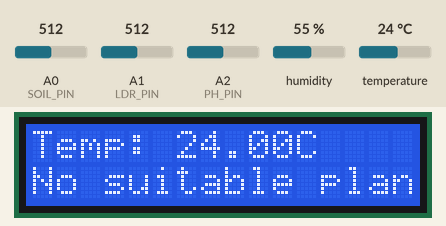
Simulated run of this sketch. Board: Arduino Uno, built with avr-gcc and run on an emulated ATmega328P. On the bench: 16×2 character LCD. The inputs (shaded band) are chosen by the test bench; at power-on: A2 (PH_PIN) = 512, temperature 24 °C, A0 (SOIL_PIN) = 512, A1 (LDR_PIN) = 512, humidity 55 %. What the sketch prints to the serial monitor is not drawn.

Above: at 3.2 s.
3.3 s: A2 (PH_PIN) set to 412
9.4 s: A2 (PH_PIN) set to 381
At 11.1 s:
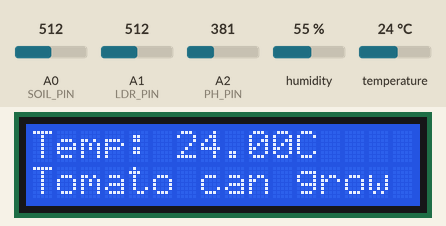
15.5 s: temperature set to 12 °C
At 18.1 s:
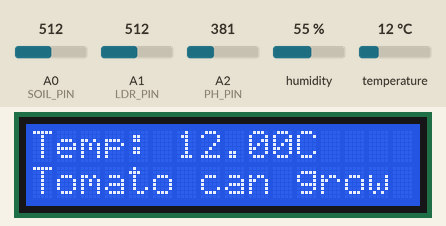
18.4 s: A0 (SOIL_PIN) set to 414
21.2 s: A0 (SOIL_PIN) set to 384
At 23.9 s:
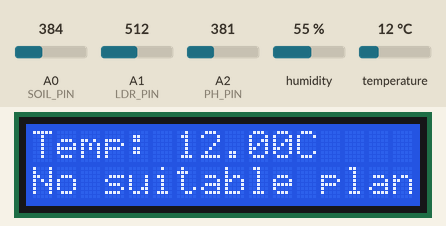
26.8 s: A2 (PH_PIN) set to 410
At 28.8 s:
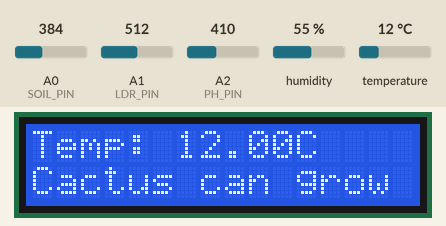
Timing chart, 0 to 30.3 s (numbered marks = the images above; inputs shaded):
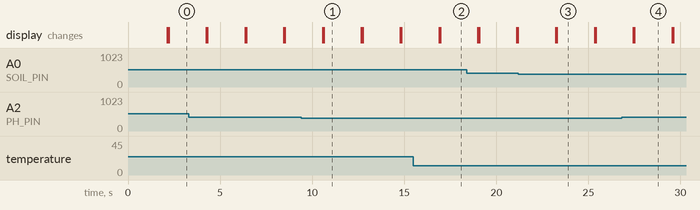

The sketch:

soil_monitoring.ino
```cpp
#include <DHT.h>              // DHT sensor library
#include <Wire.h>             // Wire library for I2C communication
#include <LiquidCrystal_I2C.h> // LCD library

// Pin Definitions
#define DHTPIN 2      // Pin where the DHT sensor is connected
#define DHTTYPE DHT11 // DHT 11 or DHT22
#define SOIL_PIN A0   // Pin where the soil moisture sensor is connected
#define LDR_PIN A1    // Pin where the LDR sensor is connected
#define PH_PIN A2     // Pin where the pH sensor is connected

DHT dht(DHTPIN, DHTTYPE);          // Initialize DHT sensor
LiquidCrystal_I2C lcd(0x27, 16, 2); // Initialize LCD (I2C address 0x27)

void setup() {
  Serial.begin(9600);   // Start Serial monitor for debugging
  dht.begin();          // Initialize DHT sensor
  lcd.begin(16, 2);     // Initialize LCD
  lcd.backlight();      // Turn on the backlight of the LCD

  // Display startup message
  lcd.setCursor(0, 0);
  lcd.print("Soil Monitoring");
  lcd.setCursor(0, 1);
  lcd.print("Initializing...");
  delay(2000); // Delay for 2 seconds
}

void loop() {
  // Read DHT sensor values (Temperature and Humidity)
  float humidity = dht.readHumidity();
  float temperature = dht.readTemperature();

  // Read Soil Moisture level (Analog value between 0 and 1023)
  int soilMoistureValue = analogRead(SOIL_PIN);

  // Read Light Intensity from LDR (Analog value between 0 and 1023)
  int lightIntensity = analogRead(LDR_PIN);

  // Read pH level (Analog value from pH sensor)
  int pHValue = analogRead(PH_PIN);

  // Convert pH value to a readable scale (calibration required)
  float voltage = pHValue * (5.0 / 1023.0);  // Convert to voltage (5V scale)
  float pH = 3.5 * voltage; // Approximate formula for pH calculation

  // Check if readings are valid
  if (isnan(humidity) || isnan(temperature) || isnan(pH)) {
    lcd.clear();
    lcd.setCursor(0, 0);
    lcd.print("Error in DHT/PHS");
    delay(2000);
    return;
  }

  // Display environmental data on LCD
  lcd.clear();
  lcd.setCursor(0, 0);
  lcd.print("Temp: ");
  lcd.print(temperature);
  lcd.print("C");

  lcd.setCursor(0, 1);
  lcd.print("pH: ");
  lcd.print(pH);

  // Send the data to Serial Monitor
  Serial.print("Temperature: ");
  Serial.print(temperature);
  Serial.print(" C\t");
  Serial.print("Humidity: ");
  Serial.print(humidity);
  Serial.print(" %\t");
  Serial.print("Soil Moisture: ");
  Serial.print(soilMoistureValue);
  Serial.print("\t");
  Serial.print("Light Intensity: ");
  Serial.print(lightIntensity);
  Serial.print("\t");
  Serial.print("pH: ");
  Serial.println(pH);

  // Determine soil condition
  if (pH < 6.0) {
    Serial.println("Soil is acidic");
  } else if (pH > 7.0) {
    Serial.println("Soil is alkaline");
  } else {
    Serial.println("Soil pH is neutral");
  }

  // Decision: Plant suitability
  if (pH >= 6.0 && pH <= 6.8 && soilMoistureValue > 400) {
    lcd.setCursor(0, 1);
    lcd.print("Tomato can grow ");
  }
  else if (pH >= 7.0 && soilMoistureValue < 400) {
    lcd.setCursor(0, 1);
    lcd.print("Cactus can grow ");
  }
  else if (pH >= 5.5 && pH <= 6.5 && soilMoistureValue > 400 && soilMoistureValue < 800) {
    lcd.setCursor(0, 1);
    lcd.print("Tulip can grow  ");
  } else {
    lcd.setCursor(0, 1);
    lcd.print("No suitable plant");
  }

  delay(2000); // Wait 2 seconds before next readings
}
```

Measured:
- the behaviour switches between 398 and 397 on A2 (PH_PIN) (found by bisection; images 0 and 1)
- the behaviour switches between 401 and 400 on A0 (SOIL_PIN) (found by bisection; images 2 and 3)
- after the input at 9.4 s, the display: first changes after 1.2 s (image 1 shows a later state)
- after the input at 15.5 s, the display: first changes after 1.4 s (image 2 shows a later state)
- after the input at 21.2 s, the display: first differs from a run without the input after 2.1 s (image 3)
- after the input at 26.8 s, the display: first changes after 0.64 s (image 4 shows a later state)
- what the display in image 1 shows lasts 2.1 s, from 10.6 s to 12.7 s
